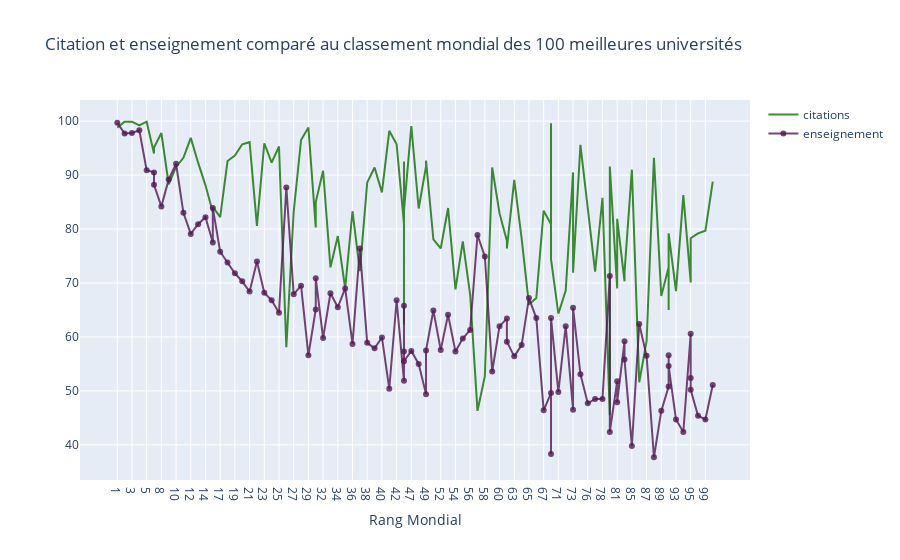

Notebook source saved alongside this figure:
### Markdown cell above
<a id="2"></a> <br>
<font color='purple'>
## 2. Line Charts
    
<font color='black'>    
Exemple de graphiques linéaires : citation et enseignement comparé au classement mondial des 100 meilleures universités

 * Importe les objets graph via "go"
 * Création de traces 
     * x : axe x 
     * y : axe y 
     * mode: type de tracé comme marqueur, ligne ou ligne + marqueurs 
     * name : nom des plots 
     * marker : marker est utilisé comme un dictionnaire. 
         * color : couleur des lignes. Il faut du RVB (rouge, vert, bleu) et l'opacité (alpha) 
     * text : Le texte du survol (le survol est un curseur) 
 * data : est une liste à laquelle nous ajoutons des traces 
 * layout : c'est un dictionnaire. 
     * title : titre de la mise en page 
     * x axis : c'est le dictionnaire 
         * title : étiquette de l'axe des x 
         * ticklen : longueur des marques ou des graduations de l'axe x 
         * zeroline : montrant zéro ligne ou non 
 * fig : il comprend les données et la mise en page 
 * iplot() : trace la figure (fig) créée par les données et la disposition

### Code cell
# Prépare les trames de données (data frame)
df = timesData.iloc[:100,:]

# import graph objects as "go"
import plotly.graph_objs as go

# Création de la trame 1
trace1 = go.Scatter(
                    x = df.world_rank,
                    y = df.citations,
                    mode = "lines",
                    name = "citations",
                    marker = dict(color = 'rgba(16, 112, 2, 0.8)'),
                    text = df.university_name)
# Création de la trame 2
trace2 = go.Scatter(
                    x = df.world_rank,
                    y = df.teaching,
                    mode = "lines+markers",
                    name = "enseignement",
                    marker = dict(color = 'rgba(80, 26, 80, 0.8)'),
                    text = df.university_name)

data = [trace1, trace2]

layout = dict(title = 'Citation et enseignement comparé au classement mondial des 100 meilleures universités',
              xaxis = dict(title = 'Rang Mondial',ticklen = 5,zeroline= False)
)

fig = dict(data = data, layout = layout)
iplot(fig)

### Figure 1 — Plotly figure (JSON) as saved in the notebook; plotly's stock layout.template omitted (floating-point values rounded to 4 significant figures)
{"data": [{"marker": {"color": "rgba(16, 112, 2, 0.8)"}, "mode": "lines", "name": "citations", "text": ["Harvard University", "California Institute of Technology", "Massachusetts Institute of Technology", "Stanford University", "Princeton University", "University of Cambridge", "University of Oxford", "University of California, Berkeley", "Imperial College London", "Yale University", "University of California, Los Angeles", "University of Chicago", "Johns Hopkins University", "Cornell University", "ETH Zurich – Swiss Federal Institute of Technology Zurich", "University of Michigan", "University of Toronto", "Columbia University", "University of Pennsylvania", "Carnegie Mellon University", "University of Hong Kong", "University College London", "University of Washington", "Duke University", "Northwestern University", "University of Tokyo", "Georgia Institute of Technology", "Pohang University of Science and Technology", "University of California, Santa Barbara", "University of British Columbia", "University of North Carolina at Chapel Hill", "University of California, San Diego", "University of Illinois at Urbana-Champaign", "National University of Singapore", "McGill University", "University of Melbourne", "Peking University", "Washington University in St Louis", "École Polytechnique", "University of Edinburgh", "Hong Kong University of Science and Technology", "École Normale Supérieure", "Australian National University", "Karolinska Institute", "University of Göttingen", "University of Wisconsin", "Rice University", "École Polytechnique Fédérale de Lausanne", "University of California, Irvine", "University of Science and Technology of China", "Vanderbilt University", "University of Minnesota", "Tufts University", "University of California, Davis", "Brown University", "University of Massachusetts", "Kyoto University", "Tsinghua University", "Boston University", "New York University", "Emory University", "LMU Munich", "University of Notre Dame", "University of Pittsburgh", "Case Western Reserve University", "Ohio State University", "University of Colorado Boulder", "University of Bristol", "University of California, Santa Cruz", "Yeshiva University", "University of Sydney", "University of Virginia", "University of Adelaide", "University of Southern California", "William & Mary", "Trinity College Dublin", "King’s College London", "Stony Brook University", "Korea Advanced Institute of Science and Technology (KAIST)", "University of Sussex", "The University of Queensland", "University of York", "Heidelberg University", "University of Utah", "Durham University", "London School of Economics and Political Science", "University of Manchester", "Royal Holloway, University of London", "Lund University", "University of Southampton", "University of Zurich", "Wake Forest University", "McMaster University", "University College Dublin", "George Washington University", "University of Arizona", "University of Basel", "University of Maryland, College Park", "Dartmouth College", "École Normale Supérieure de Lyon"], "type": "scatter", "x": ["1", "2", "3", "4", "5", "6", "6", "8", "9", "10", "11", "12", "13", "14", "15", "15", "17", "18", "19", "20", "21", "22", "23", "24", "25", "26", "27", "28", "29", "30", "30", "32", "33", "34", "35", "36", "37", "38", "39", "40", "41", "42", "43", "43", "43", "43", "47", "48", "49", "49", "51", "52", "53", "54", "55", "56", "57", "58", "59", "60", "61", "61", "63", "64", "65", "66", "67", "68", "68", "68", "71", "72", "73", "73", "75", "76", "77", "78", "79", "79", "81", "81", "83", "83", "85", "86", "87", "88", "89", "90", "90", "90", "93", "94", "95", "95", "95", "98", "99", "100"], "y": [98.8, 99.9, 99.9, 99.2, 99.9, 94, 95.1, 97.8, 88.3, 91.5, 93.2, 96.9, 92.3, 88.1, 83.1, 84.1, 82.2, 92.6, 93.6, 95.7, 96.1, 80.6, 95.9, 92.3, 95.3, 58.1, 83.2, 96.5, 98.8, 80.3, 85, 90.8, 72.9, 78.7, 69, 83.3, 72.2, 88.6, 91.4, 86.8, 98.2, 95.7, 81, 62.3, 92.5, 83.4, 99.1, 83.8, 91.6, 92.7, 78.1, 76.4, 83.9, 68.8, 77.7, 67.9, 46.3, 52.7, 91.4, 82.9, 77.8, 76.4, 89.1, 78.3, 66, 67.2, 83.4, 80.9, 99.6, 74.4, 64.3, 68.6, 90.5, 71.9, 95.6, 84.4, 72.1, 85.8, 45.5, 91.6, 69, 81.9, 70.3, 72, 91, 51.6, 59.2, 93.2, 67.6, 72.9, 65, 79.2, 68.5, 86.3, 70.2, 70.1, 78.3, 79.2, 79.7, 88.8]}, {"marker": {"color": "rgba(80, 26, 80, 0.8)"}, "mode": "lines+markers", "name": "enseignement", "text": ["Harvard University", "California Institute of Technology", "Massachusetts Institute of Technology", "Stanford University", "Princeton University", "University of Cambridge", "University of Oxford", "University of California, Berkeley", "Imperial College London", "Yale University", "University of California, Los Angeles", "University of Chicago", "Johns Hopkins University", "Cornell University", "ETH Zurich – Swiss Federal Institute of Technology Zurich", "University of Michigan", "University of Toronto", "Columbia University", "University of Pennsylvania", "Carnegie Mellon University", "University of Hong Kong", "University College London", "University of Washington", "Duke University", "Northwestern University", "University of Tokyo", "Georgia Institute of Technology", "Pohang University of Science and Technology", "University of California, Santa Barbara", "University of British Columbia", "University of North Carolina at Chapel Hill", "University of California, San Diego", "University of Illinois at Urbana-Champaign", "National University of Singapore", "McGill University", "University of Melbourne", "Peking University", "Washington University in St Louis", "École Polytechnique", "University of Edinburgh", "Hong Kong University of Science and Technology", "École Normale Supérieure", "Australian National University", "Karolinska Institute", "University of Göttingen", "University of Wisconsin", "Rice University", "École Polytechnique Fédérale de Lausanne", "University of California, Irvine", "University of Science and Technology of China", "Vanderbilt University", "University of Minnesota", "Tufts University", "University of California, Davis", "Brown University", "University of Massachusetts", "Kyoto University", "Tsinghua University", "Boston University", "New York University", "Emory University", "LMU Munich", "University of Notre Dame", "University of Pittsburgh", "Case Western Reserve University", "Ohio State University", "University of Colorado Boulder", "University of Bristol", "University of California, Santa Cruz", "Yeshiva University", "University of Sydney", "University of Virginia", "University of Adelaide", "University of Southern California", "William & Mary", "Trinity College Dublin", "King’s College London", "Stony Brook University", "Korea Advanced Institute of Science and Technology (KAIST)", "University of Sussex", "The University of Queensland", "University of York", "Heidelberg University", "University of Utah", "Durham University", "London School of Economics and Political Science", "University of Manchester", "Royal Holloway, University of London", "Lund University", "University of Southampton", "University of Zurich", "Wake Forest University", "McMaster University", "University College Dublin", "George Washington University", "University of Arizona", "University of Basel", "University of Maryland, College Park", "Dartmouth College", "École Normale Supérieure de Lyon"], "type": "scatter", "x": ["1", "2", "3", "4", "5", "6", "6", "8", "9", "10", "11", "12", "13", "14", "15", "15", "17", "18", "19", "20", "21", "22", "23", "24", "25", "26", "27", "28", "29", "30", "30", "32", "33", "34", "35", "36", "37", "38", "39", "40", "41", "42", "43", "43", "43", "43", "47", "48", "49", "49", "51", "52", "53", "54", "55", "56", "57", "58", "59", "60", "61", "61", "63", "64", "65", "66", "67", "68", "68", "68", "71", "72", "73", "73", "75", "76", "77", "78", "79", "79", "81", "81", "83", "83", "85", "86", "87", "88", "89", "90", "90", "90", "93", "94", "95", "95", "95", "98", "99", "100"], "y": [99.7, 97.7, 97.8, 98.3, 90.9, 90.5, 88.2, 84.2, 89.2, 92.1, 83, 79.1, 80.9, 82.2, 77.5, 83.9, 75.8, 73.8, 71.8, 70.3, 68.4, 74, 68.2, 66.8, 64.5, 87.7, 67.9, 69.5, 56.6, 65.1, 70.9, 59.8, 68.1, 65.5, 69, 58.7, 76.4, 58.9, 57.9, 59.9, 50.4, 66.8, 51.9, 65.8, 57.3, 55.5, 57.4, 55, 49.4, 57.5, 64.9, 57.6, 64.1, 57.3, 59.7, 61.3, 78.9, 74.9, 53.6, 62, 63.4, 59.1, 56.4, 58.5, 67.2, 63.5, 46.4, 49.6, 38.3, 63.5, 49.8, 62, 46.5, 65.4, 53.1, 47.7, 48.5, 48.5, 71.3, 42.4, 51.8, 47.9, 59.2, 55.8, 39.8, 62.4, 56.5, 37.7, 46.3, 50.8, 56.6, 54.6, 44.7, 42.4, 60.6, 52.4, 50.2, 45.4, 44.7, 51.1]}], "layout": {"title": {"text": "Citation et enseignement comparé au classement mondial des 100 meilleures universités"}, "xaxis": {"ticklen": 5, "title": {"text": "Rang Mondial"}, "zeroline": false}}}
